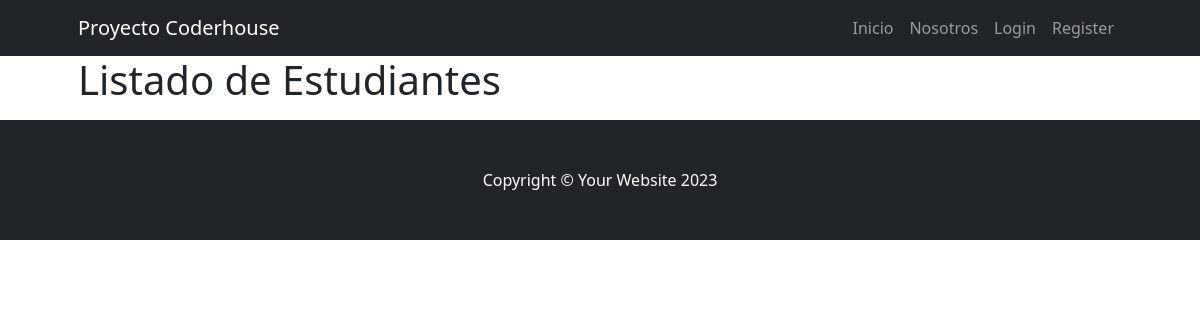
/clientes/ver-estudiante/, run on an earlier commit of the app's database.
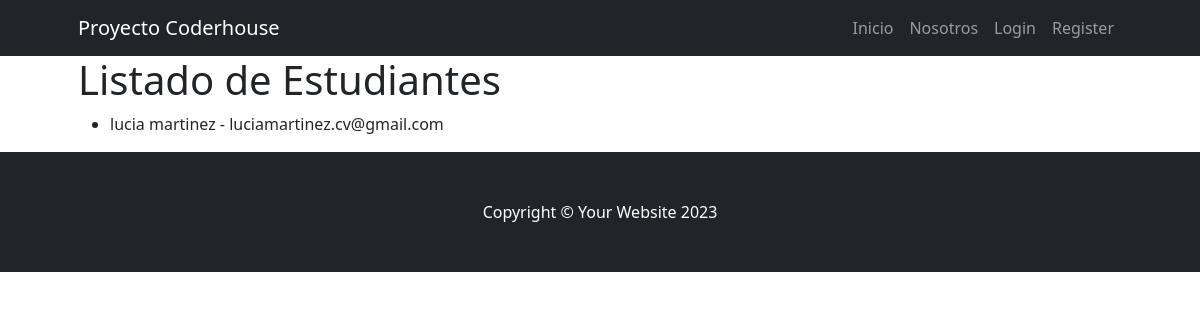
And on a later commit of the database.
### cliente/models.py (models this page shows)
class Estudiante(models.Model):
    nombre = models.CharField(max_length=100)
    apellido = models.CharField(max_length=100)
    email = models.EmailField()
    def __str__(self) -> str:
        return f"{self.nombre} {self.apellido}"

### cliente/views.py (the view)
# urls.py: path('ver-estudiante/', views.ver_estudiante, name='ver-estudiante'),
def ver_estudiante(request):
    consulta = models.Estudiante.objects.all()
    contexto = {"Estudiantes": consulta}
    print(contexto)  # Agrega esta línea para imprimir el contexto en la consola
    return render(request, "cliente/ver_estudiante.html" , contexto)

### cliente/templates/cliente/ver_estudiante.html
{% extends 'core/base.html' %}
{% block content %}
<h1>Listado de Estudiantes</h1>
    <ul>
        {% for estudiante in Estudiantes %}
            <li>{{ estudiante.nombre }} {{ estudiante.apellido }} - {{ estudiante.email }}</li>
        {% endfor %}
    </ul>
{% endblock content %}

What changed in the data, as far as the page shows it:
added Estudiante: nombre "lucia", apellido "martinez", email "luciamartinez.cv@gmail.com"
